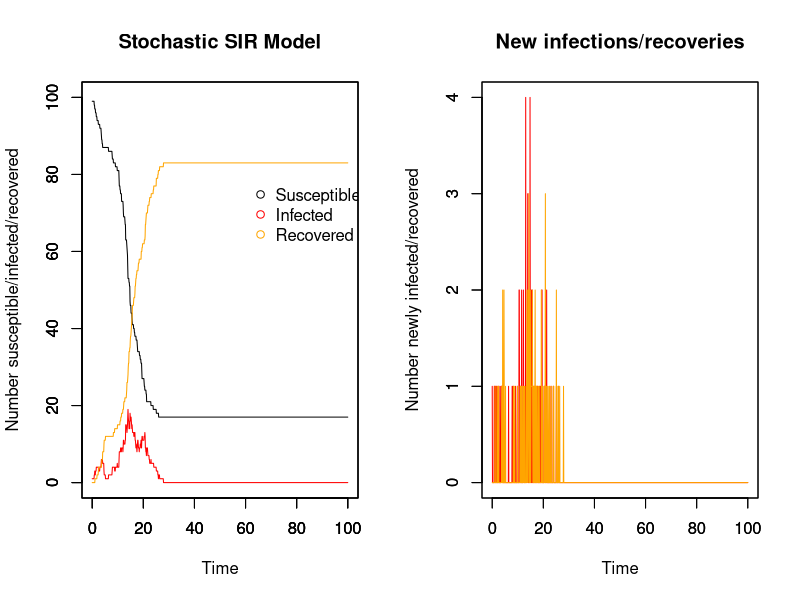

Source code (R): (Note: a time limit stopped this script after it produced the figure.)
## Stochastic model with MCMC
## 04/11/17

##########################
## Input values for SIR ##
##########################

# Time
timestep <- 0.1
times <- seq(0, 100, by = timestep)

# Initial population: N-1 susceptible, 1 infectious, 0 recovered
init.values = c(
  S = 100-1,
  I = 1,
  R = 0
)
N = sum(init.values)

# Beta & gammma
beta <- 0.008
gamma <- 0.5

###############
## The model ##
###############

# Array for holding collective disease status information for whole period of time
data <- array(0, dim =c(length(times), length(init.values)+3))
data[,1] <- times # make first column the timesteps to make plotting easier later on
  
# For loops for calculating the numbers susceptible, infected, and recovered at each timepoint
for (time in times){
  if (time == 0){ # Set up the number of S/I/R at time 0
    data[1,2] <- init.values["S"] # number of susceptibles at time 0
    data[1,3] <- init.values["I"] # number of infecteds at time 0
    data[1,4] <- init.values["R"] # number of recovereds at time 0
    data[1,5] <- init.values["I"] # number newly infected at time 0
    data[1,6] <- init.values["R"] # number newly recovered at time 0
      
  } else{
    whole_time <- 1/timestep * time # makes time into the whole number that it corresponds to in the array
    #inf <- rbinom(1, size = data[whole_time,2], prob = foi_t) # number who become infected in this timestep
    #rec <- rbinom(1, size = data[whole_time,3], prob = r_t)# number who become recovered in this timestep
    
    inf <- rbinom(1, size = data[whole_time,2], (1-(exp(-beta*data[whole_time,3]*timestep)))) # number who become infected in this timestep
    rec <- rbinom(1, size = data[whole_time,3], (1-(exp(-gamma*timestep)))) # number who become recovered in this timestep
      
    data[whole_time+1,2] <- data[whole_time,2] - inf # number of susceptibles at other times
      
    data[whole_time+1,3] <- data[whole_time,3]  + inf - rec # number of infecteds at other times
      
    data[whole_time+1,4] <- data[whole_time,4] + rec # number of recovereds at other times
    
    data[whole_time+1,5] <- data[whole_time+1,3] - data[whole_time,3] + data[whole_time+1,4] - data[whole_time,4] # number of newly infected
    
    data[whole_time+1,6] <- data[whole_time+1,4] - data[whole_time,4] # number of newly recovered
  }
}

###############
## SIR plots ##
###############

run_stoch <- data.frame(data) # make array into a dataframe
colnames(run_stoch) <- c("time","S", "I", "R", "new_I", "new_R")

par(mfrow = c(1,2))

# Plot for SIR model
plot(x = run_stoch$time, y = run_stoch$I, type = "line", col = "red", ylim = c(0,N),
     xlab = "Time", ylab = "Number susceptible/infected/recovered", main = "Stochastic SIR Model")
par(new=T)
plot(x = run_stoch$time, y = run_stoch$S, type = "line", ylim = c(0,N), ylab = "", xlab = "") # add susceptible line
par(new=T)
plot(x = run_stoch$time, y = run_stoch$R, type = "line", col = "orange", ylim = c(0,N), ylab = "", xlab = "") # recovered

# Add legend
legend(60, 0.8*N, c("Susceptible", "Infected", "Recovered"), pch = 1, col = c("black", "red", "orange"), bty = "n")

# Plot for newly infected and newly recovered
plot(x = run_stoch$time, y = run_stoch$new_I, type = "line", col = "red", ylim = c(0,max(run_stoch$new_I)),
     xlab = "Time", ylab = "Number newly infected/recovered", main = "New infections/recoveries")
par(new=T)
plot(x = run_stoch$time, y = run_stoch$new_R, type = "line", col = "orange", ylim = c(0,max(run_stoch$new_I)), ylab = "", xlab = "") # add susceptible line

##################################
## Likelihood, prior, posterior ##
##################################

likelihood <- function(param){
  beta = as.numeric(param[1])
  gamma = as.numeric(param[2])
  total = 0

  for (i in 1:nrow(run_stoch)){
  betalikelihood = dbinom(run_stoch$new_I, run_stoch$S, (1-(exp(-beta*run_stoch$I[i-1]*timestep))), log = T)
  gammalikelihood = dbinom(run_stoch$new_R, run_stoch$I, (1-(exp(-gamma*timestep))), log = T)
  total = total + (betalikelihood + gammalikelihood)
  }
  return(sum(total))
}

# Prior distribution
prior <- function(param){
  beta = as.numeric(param[1])
  gamma = as.numeric(param[2])

  betaprior = dunif(beta, min = 0, max = 100, log = T)
  gammaprior = dunif(gamma, min = 0, max = 100, log = T)
  return(betaprior + gammaprior)
}

# Posterior distribution
posterior <- function(param){
  return (likelihood(param) + prior(param))
}

proposalfunction <- function(param){ # beta and gamma need to be >0

  beta_prop = rnorm(1, mean = param[1], sd = 1)
  gamma_prop = rnorm(1, mean = param[2], sd = 1)
  #beta_prop = runif(1, min = 0, max = 10)
  #gamma_prop = runif(1, min = 0, max = 10)

  #print(c(beta_prop, gamma_prop))
  return(c(beta_prop, gamma_prop))
}

run_metropolis_MCMC <- function(startvalue, iterations){
  chain = array(dim = c(iterations+1,2))
  chain[1,] = startvalue
  for (i in 1:iterations){
    proposal = proposalfunction(chain[i,])

    # if (proposal[1] < 0.0 | proposal[2] < 0.0){
    #   chain[i+1,] = chain[i,]
    # }
    # else{
      probab = exp(posterior(proposal) - posterior(chain[i,]))
      if (runif(1) < probab){
        chain[i+1,] = proposal
      }else{
        chain[i+1,] = chain[i,]
        }
      #}
  }
  return(chain)
}

# Where to start the chain
startvalue <- c(0.1,0.1)

# Number of runs
iterations = 1000
#set.seed(4)
chain <- run_metropolis_MCMC(startvalue, iterations)

# The beginning of the chain is biased towards the starting point, so take them out
# normally burnin is 10%-50% of the runs
burnIn = 0.1*iterations
acceptance <- 1-mean(duplicated(chain[-(1:burnIn),]))

################
## MCMC Plots ##
################

par(mfrow = c(2,2))

hist(chain[-(1:burnIn),1],nclass=30, main="Posterior of beta")
abline(v = mean(chain[-(1:burnIn),1]), col = "red")

hist(chain[-(1:burnIn),2],nclass=30, main="Posterior of gamma")
abline(v = mean(chain[-(1:burnIn),2]), col = "red")

plot(chain[-(1:burnIn),1], type = "l", main = "Chain values of beta")

plot(chain[-(1:burnIn),2], type = "l", main = "Chain values of gamma")

########################################################################################################################

########################################################################################################################

# # R0 & duration of infectiousness
# R0 <- 3
# D_inf <- 2
# 
# # Calculating probabilities that do not change with time
# p <- R0 * (timestep/(D_inf*N)) # probability of effective contact
# r_t <- (1/D_inf)*timestep # Recovery rate
# 
# # For loops for calculating the numbers susceptible, infected, and recovered at each timepoint
# for (time in times){
#   if (time == 0){ # Set up the number of S/I/R at time 0
#     data[1,2] <- init.values["S"] # number of susceptibles at time 0
#     data[1,3] <- init.values["I"] # number of infecteds at time 0
#     data[1,4] <- init.values["R"] # number of recovereds at time 0
#     data[1,5] <- init.values["I"] # number newly infected at time 0
#     data[1,6] <- init.values["R"] # number newly recovered at time 0
#     
#   } else{
#     whole_time <- 1/timestep * time # makes time into the whole number that it corresponds to in the array
#     foi_t <- 1 - (1 - p)^data[whole_time, 3] # Force of infection at time t, affected by the number infectious at prev t
#     inf <- rbinom(1, size = data[whole_time,2], prob = foi_t) # number who become infected in this timestep
#     rec <- rbinom(1, size = data[whole_time,3], prob = r_t)# number who become recovered in this timestep
#     
#     data[whole_time+1,2] <- data[whole_time,2] - inf # number of susceptibles at other times
#     
#     data[whole_time+1,3] <- data[whole_time,3]  + inf - rec # number of infecteds at other times
#     
#     data[whole_time+1,4] <- data[whole_time,4] + rec # number of recovereds at other times
#     
#     data[whole_time+1,5] <- data[whole_time+1,3] - data[whole_time,3] + data[whole_time+1,4] - data[whole_time,4] # number of newly infected
#     
#     data[whole_time+1,6] <- data[whole_time+1,4] - data[whole_time,4] # number of newly recovered
#   }
# }
